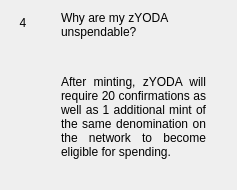
                  <widget class="QWidget" name="widgetFaq4" native="true">
                   <layout class="QHBoxLayout" name="horizontalPage_4" stretch="0,1">
                    <item alignment="Qt::AlignTop">
                     <widget class="QLabel" name="labelNumber4">
                      <property name="minimumSize">
                       <size>
                        <width>24</width>
                        <height>24</height>
                       </size>
                      </property>
                      <property name="maximumSize">
                       <size>
                        <width>16777215</width>
                        <height>24</height>
                       </size>
                      </property>
                      <property name="text">
                       <string>4</string>
                      </property>
                      <property name="alignment">
                       <set>Qt::AlignCenter</set>
                      </property>
                     </widget>
                    </item>
                    <item>
                     <layout class="QVBoxLayout" name="verticalLayoutPage_4">
                      <property name="leftMargin">
                       <number>20</number>
                      </property>
                      <property name="rightMargin">
                       <number>20</number>
                      </property>
                      <item>
                       <widget class="QLabel" name="labelSubtitle4">
                        <property name="text">
                         <string>Why are my zYODA unspendable?</string>
                        </property>
                        <property name="wordWrap">
                         <bool>true</bool>
                        </property>
                       </widget>
                      </item>
                      <item>
                       <spacer name="verticalSpacer_40">
                        <property name="orientation">
                         <enum>Qt::Vertical</enum>
                        </property>
                        <property name="sizeType">
                         <enum>QSizePolicy::Fixed</enum>
                        </property>
                        <property name="sizeHint" stdset="0">
                         <size>
                          <width>20</width>
                          <height>30</height>
                         </size>
                        </property>
                       </spacer>
                      </item>
                      <item>
                       <widget class="QLabel" name="labelContent4">
                        <property name="text">
                         <string>
                           &lt;html&gt;&lt;head/&gt;&lt;body&gt;&lt;p align=&quot;justify&quot;&gt;
                           After minting, zYODA will require 20 confirmations as well as 1
                           additional mint of the same denomination on the network to
                           become eligible for spending.
                           &lt;/p&gt;&lt;/body&gt;&lt;/html&gt;
                         </string>
                        </property>
                        <property name="alignment">
                         <set>Qt::AlignLeading|Qt::AlignLeft|Qt::AlignTop</set>
                        </property>
                        <property name="wordWrap">
                         <bool>true</bool>
                        </property>
                       </widget>
                      </item>
                      <item>
                       <spacer name="verticalSpacer_41">
                        <property name="orientation">
                         <enum>Qt::Vertical</enum>
                        </property>
                        <property name="sizeHint" stdset="0">
                         <size>
                          <width>20</width>
                          <height>20</height>
                         </size>
                        </property>
                       </spacer>
                      </item>
                     </layout>
                    </item>
                   </layout>
                  </widget>
